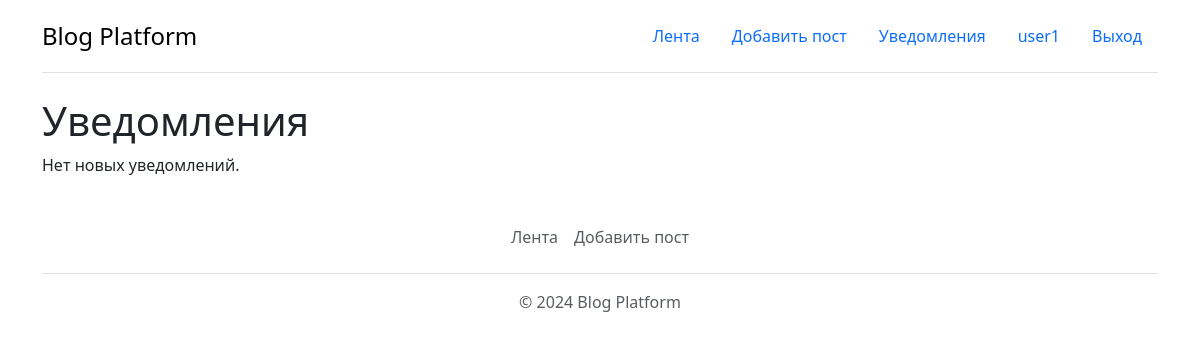
The app's page /notifications/ (signed in), older data.
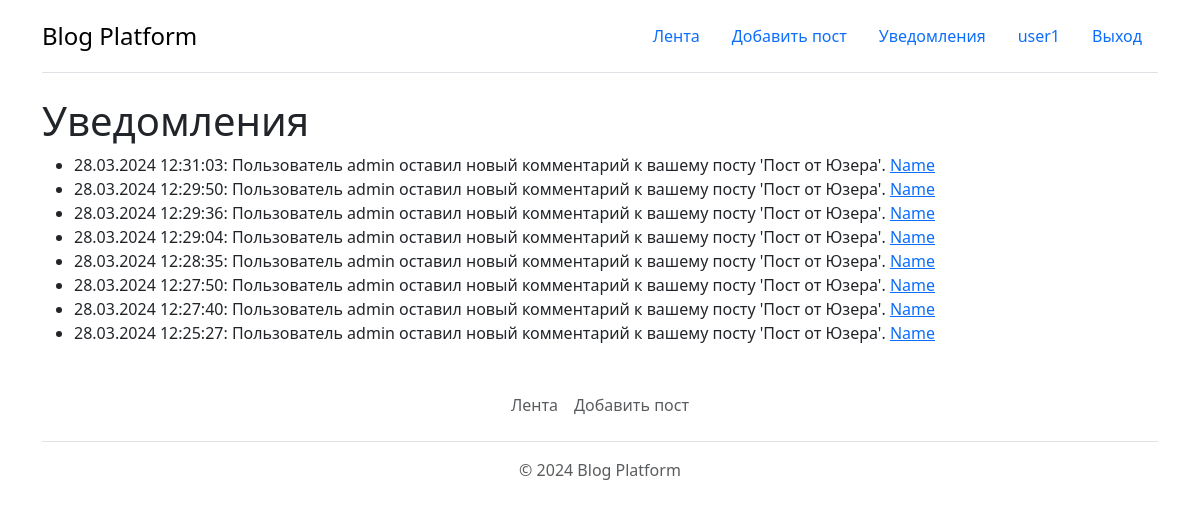
The same page, newer data.
### Blog/models.py (models this page shows)
class Notification(models.Model):
    user = models.ForeignKey(User, on_delete=models.CASCADE)
    message = models.TextField()
    created_at = models.DateTimeField(auto_now_add=True)
    read = models.BooleanField(default=False)
    post_id = models.TextField(null=True)
    post_name = models.TextField(null=True)

### Blog/views.py (the view)
# urls.py: path('notifications/', views.notifications, name='notifications'),
def notifications(request):
    notifications = Notification.objects.filter(user=request.user).order_by('-created_at')
    return render(request, 'notifications.html', {'notifications': notifications})

### Blog/templates/notifications.html (shortened to what this page needs)
{% extends 'base.html' %}
{% block content %}
<h1>Уведомления</h1>
    {% if notifications %}
        <ul>
            {% for notification in notifications %}
                <li>{{ notification.message }}  <a href="{% url 'post_retrive' notification.post_id %}">{{notification.post_name}}</a></li>
            {% endfor %}
        </ul>
    {% else %}
        <p>Нет новых уведомлений.</p>
    {% endif %}
{% endblock %}

### Blog/templates/base.html (shortened to what this page needs)
<!DOCTYPE html>
<html lang="en">
<head>
    <link href="https://cdn.jsdelivr.net/npm/bootstrap@5.3.3/dist/css/bootstrap.min.css" rel="stylesheet">
</head>
<body>
<div class="container">
    <header class="d-flex flex-wrap justify-content-center py-3 mb-4 border-bottom">
      <a href="/" class="d-flex align-items-center mb-3 mb-md-0 me-md-auto link-body-emphasis text-decoration-none">
        <span class="fs-4">Blog Platform</span>
      </a>
      <ul class="nav nav-pills">
        <li class="nav-item"><a href="{% url 'post_list' %}" class="nav-link">Лента</a></li>
        <li class="nav-item"><a href="{% url 'post_create' %}" class="nav-link">Добавить пост</a></li>
      {% if user.is_authenticated %}
        <li class="nav-item"><a href="{% url 'notifications' %}" class="nav-link">Уведомления</a></li>
        <li class="nav-item"><a href="{% url 'user_edit' %}" class="nav-link">{{user.username}}</a></li>
        <li class="nav-item"><a href="{% url 'logout' %}" class="nav-link">Выход</a></li>
      {% else %}
        <li class="nav-item"><a href="{% url 'login' %}" class="nav-link">Вход</a></li>
        <li class="nav-item"><a href="{% url 'register' %}" class="nav-link">Регистрация</a></li>
      {% endif %}
      </ul>
    </header>
    <main>
        {% block content %}{% endblock %}
    </main>
    <footer class="py-3 my-4">
        <ul class="nav justify-content-center border-bottom pb-3 mb-3">
          <li class="nav-item"><a href="{% url 'post_list' %}" class="nav-link px-2 text-body-secondary">Лента</a></li>
          <li class="nav-item"><a href="{% url 'post_create' %}" class="nav-link px-2 text-body-secondary">Добавить пост</a></li>
        </ul>
        <p class="text-center text-body-secondary">© 2024 Blog Platform</p>
    </footer>
</div>
</body>
</html>

Row changes from the older to the newer data that the page shows:
added Notification: message "28.03.2024 12:31:03: Пользователь admin оставил новый комментарий к вашему посту 'Пост от Юзера'.", post_name "Name"
added Notification: message "28.03.2024 12:29:50: Пользователь admin оставил новый комментарий к вашему посту 'Пост от Юзера'.", post_name "Name"
added Notification: message "28.03.2024 12:29:36: Пользователь admin оставил новый комментарий к вашему посту 'Пост от Юзера'.", post_name "Name"
added Notification: message "28.03.2024 12:29:04: Пользователь admin оставил новый комментарий к вашему посту 'Пост от Юзера'.", post_name "Name"
added Notification: message "28.03.2024 12:28:35: Пользователь admin оставил новый комментарий к вашему посту 'Пост от Юзера'.", post_name "Name"
added Notification: message "28.03.2024 12:27:50: Пользователь admin оставил новый комментарий к вашему посту 'Пост от Юзера'.", post_name "Name"
added Notification: message "28.03.2024 12:27:40: Пользователь admin оставил новый комментарий к вашему посту 'Пост от Юзера'.", post_name "Name"
added Notification: message "28.03.2024 12:25:27: Пользователь admin оставил новый комментарий к вашему посту 'Пост от Юзера'.", post_name "Name"
Text that changed along with them:
text no longer shown: "Нет новых уведомлений."
